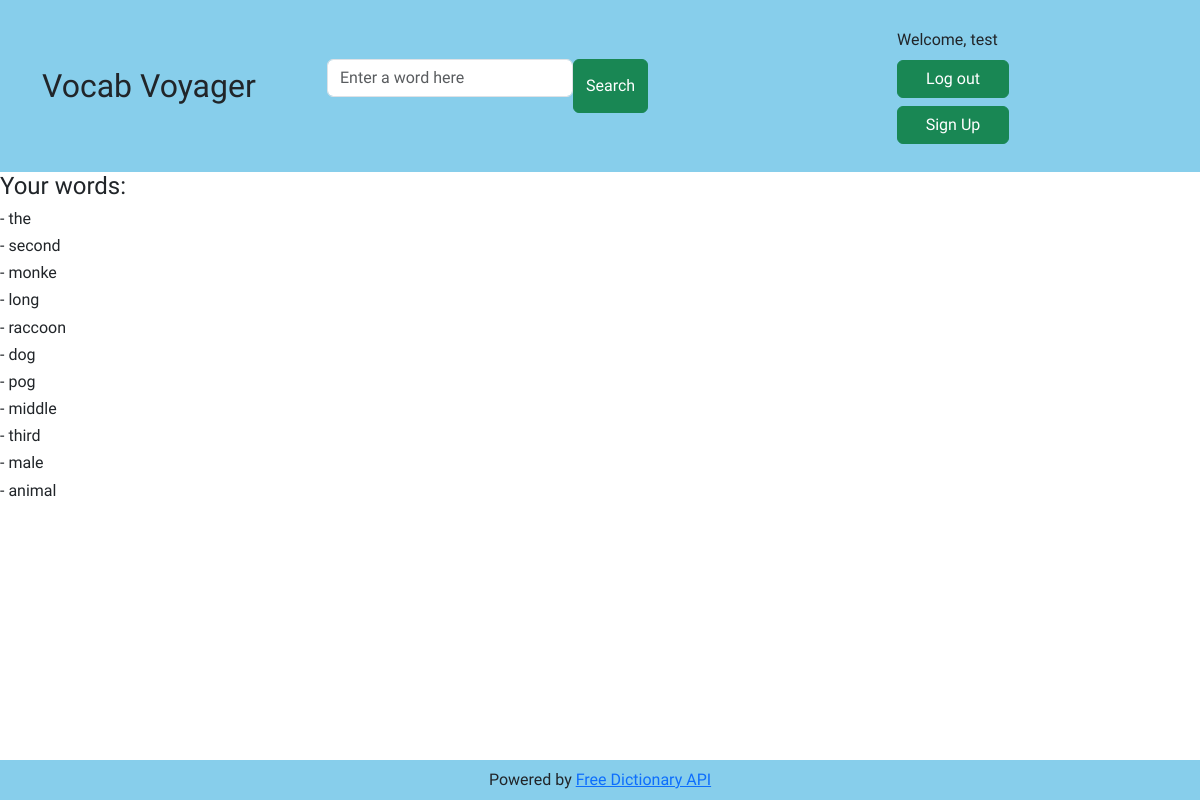
The app's page / (signed in), older data.
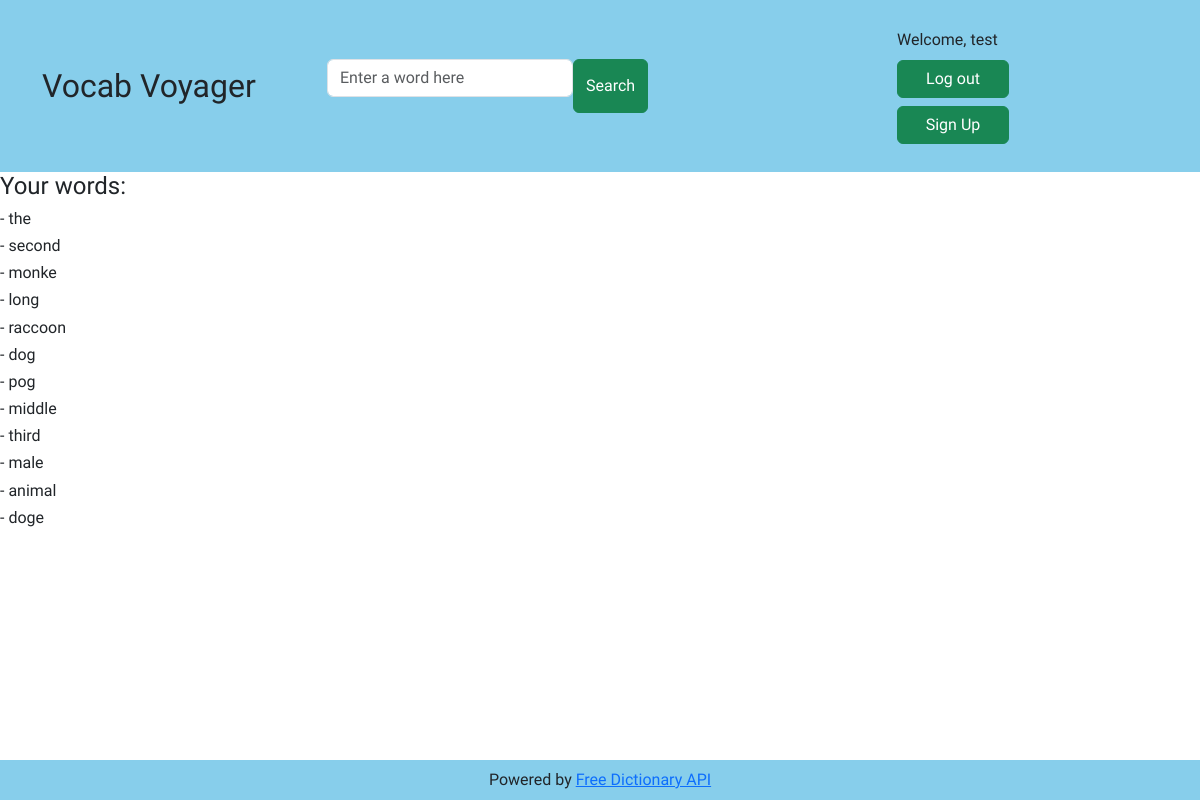
The same page, newer data.
### dictionary/models.py (models this page shows, shortened)
class VocabTerm(models.Model):
    user = models.ForeignKey(User, on_delete=models.CASCADE)
    word = models.CharField(max_length=50)
    date_added = models.DateTimeField(auto_now_add=True)
    class Meta:
        constraints = [
            models.UniqueConstraint(fields=['user', 'word'], name='unique_vocab_term')
        ]

### dictionary/views.py (the view)
# urls.py: path('', views.home, name='home'),
def home(request):
    if request.method == 'POST':
        form = WordForm(request.POST)
        if form.is_valid():
            word = form.cleaned_data['word']
            print(word)
            return redirect('definition', search_query = word)
    else:
        form = WordForm()
    if request.user.is_authenticated:
        return render(request, 'dictionary/home.html', {'search_bar': form, 'terms': VocabTerm.objects.filter(user=request.user)})
    else:
        return render(request, 'dictionary/base.html', {'search_bar': form})

### dictionary/forms.py
class WordForm(forms.Form):
    word = forms.CharField(
        label = False,
        max_length = 50,
        widget = forms.TextInput(attrs={'placeholder': 'Enter a word here'})
    )

### dictionary/templates/dictionary/home.html
{% extends "dictionary/base.html" %}
{% block user_words %}
    <h4>Your words:</h4>
    {% for vocab_term in terms %}
        <h6>- {{ vocab_term.word }}</h6>
    {% endfor %}
{% endblock %}

Row changes from the older to the newer data that the page shows:
added VocabTerm: word "doge"
